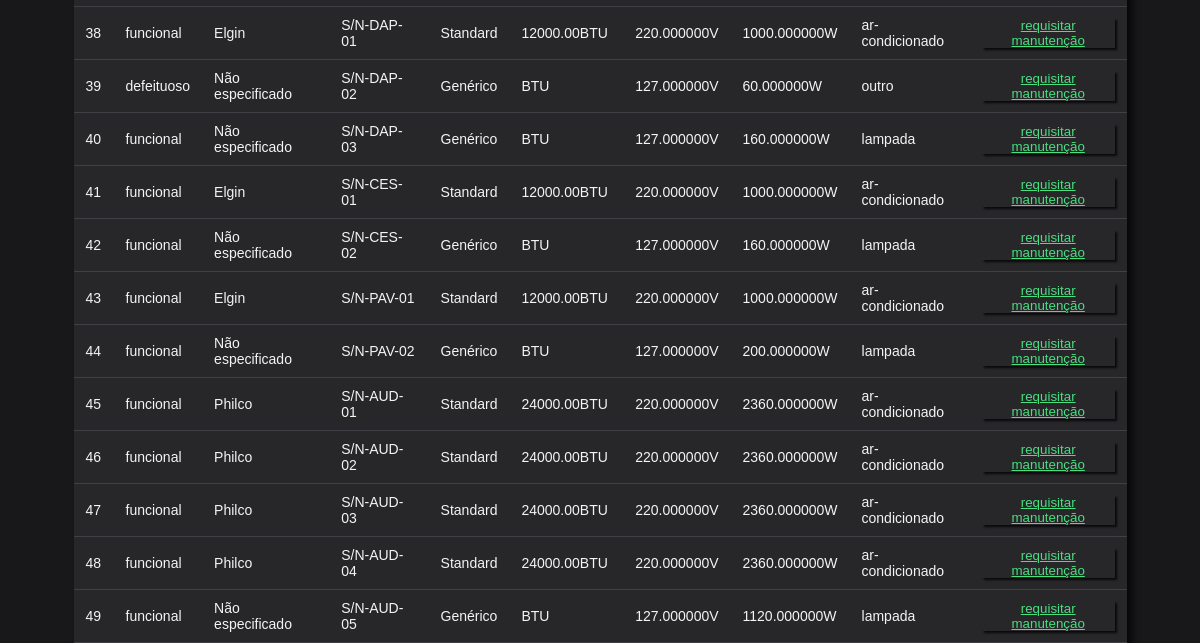
The page /dispositivos.php (lower part) on the database as committed earlier.
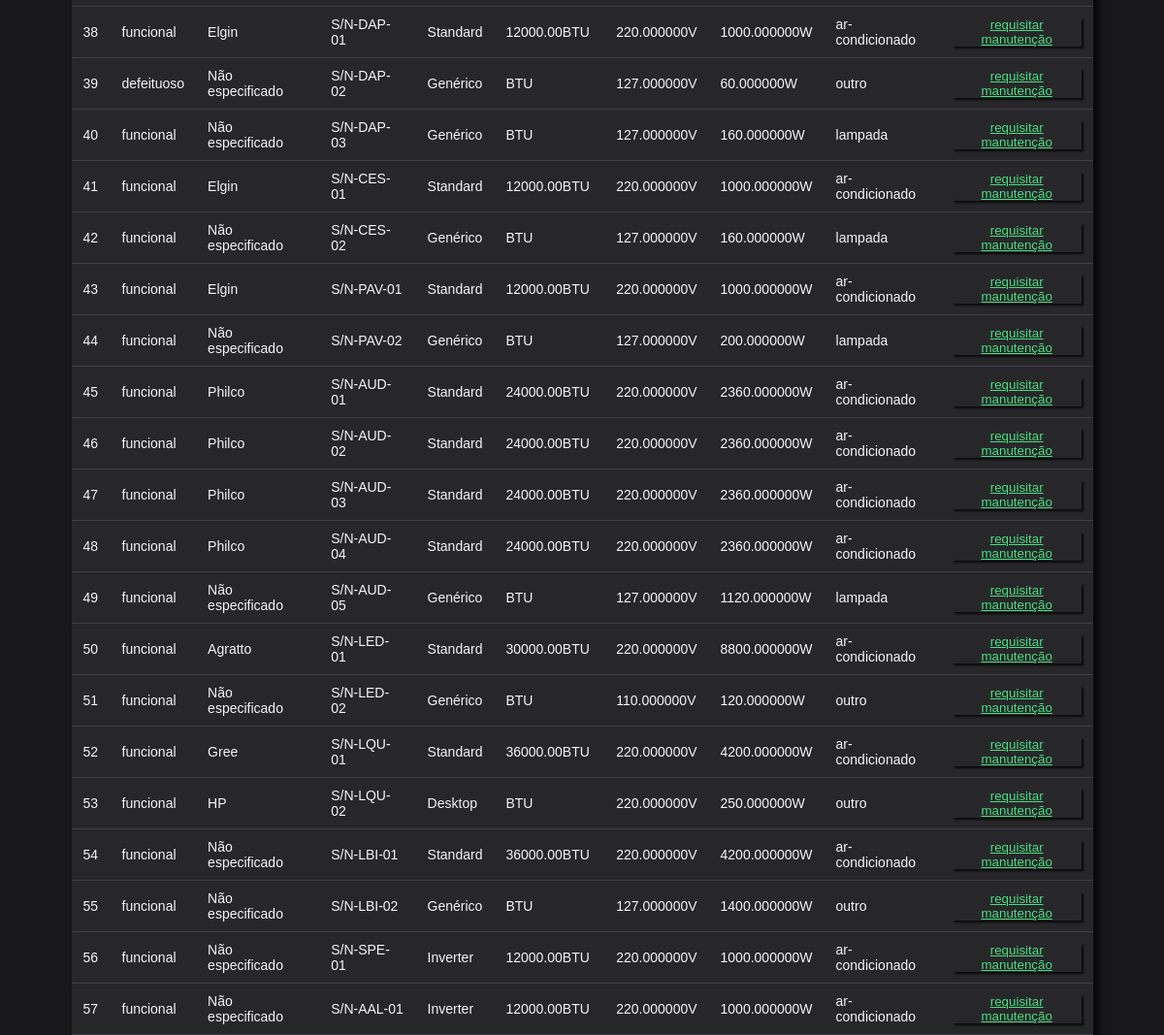
The same page on the database as committed later.
### tables this page shows
CREATE TABLE Dispositivo(
    id_dispositivo INTEGER AUTO_INCREMENT PRIMARY KEY,
    status VARCHAR(13) CHECK(status IN ('funcional', 'em manutencao', 'defeituoso')), 
    marca VARCHAR(64),
    nr_serie VARCHAR(128) NOT NULL,
    modelo VARCHAR(256) NOT NULL,
    capacidade_btu DECIMAL(16, 2),
    tensao_v DECIMAL(16, 6) NOT NULL,
    potencia_w DECIMAL(16, 6) NOT NULL,
    tipo_dispositivo VARCHAR(16) CHECK(tipo_dispositivo IN ('ar-condicionado', 'tomada', 'televisao', 'lampada', 'outro'))
);

### dispositivos.php (the view, shortened to what this page needs)
<?php
    require_once 'conexao.php';
$cod_sala = $_GET['cod_sala'] ?? null;
if ($cod_sala !== null && $cod_sala !== '') {
    $sql = "SELECT Dispositivo.* FROM Dispositivo
            INNER JOIN Alocacao ON Dispositivo.id_dispositivo = Alocacao.id_dispositivo
            WHERE Alocacao.cod_sala = ?
            ORDER BY Dispositivo.id_dispositivo";
    $stmt = mysqli_prepare($conn, $sql);
    mysqli_stmt_bind_param($stmt, "i", $cod_sala);
    mysqli_stmt_execute($stmt);
    $resultado = mysqli_stmt_get_result($stmt);
} else {
    $sql = "SELECT * FROM Dispositivo ORDER BY id_dispositivo";
    $resultado = mysqli_query($conn, $sql);
}
$disps = mysqli_fetch_all($resultado, MYSQLI_ASSOC);
?>
<!DOCTYPE html>
<html lang="pt">
<head>
    <link rel="stylesheet" href="style.css">
</head>
<body>
    <table>
        <?php foreach ($disps as $disp): ?>
            <tr>
                <td><?= htmlspecialchars($disp['id_dispositivo']) ?></td>
                <td><?= htmlspecialchars($disp['status']) ?></td>
                <td><?= htmlspecialchars($disp['marca']) ?></td>
                <td><?= htmlspecialchars($disp['nr_serie']) ?></td>
                <td><?= htmlspecialchars($disp['modelo']) ?></td>
                <td><?= htmlspecialchars($disp['capacidade_btu']) ?>BTU</td>
                <td><?= htmlspecialchars($disp['tensao_v']) ?>V</td>
                <td><?= htmlspecialchars($disp['potencia_w']) ?>W</td>
                <td><?= htmlspecialchars($disp['tipo_dispositivo']) ?></td>
                <td>
                    <a href="requisitar_manutencao.php?id_dispositivo=<?= htmlspecialchars($disp['id_dispositivo']) ?>"><button>requisitar manutenção</button></a>
                </td>
            </tr>
        <?php endforeach; ?>
    </table>
</body>
</html>

### style.css (style rules this page uses)
body { display: flex; background-color: rgb(24, 24, 27); margin: 0px; height: 100vh; flex-direction: column; justify-content: flex-start; align-items: center; }
button { display: flex; justify-content: center; align-items: center; height: 30px; width: 100%; background-color: rgb(39, 39, 42); box-shadow: 2px 2px 2px rgb(9, 9, 11); border: transparent; color: rgb(74, 222, 128); cursor: pointer; }
a { color: rgb(74, 222, 128); }
table { width: 90%; max-width: 1200px; border-collapse: collapse; background-color: rgb(39, 39, 42); box-shadow: 6px 6px 6px rgb(9, 9, 11); font-family: sans-serif; margin-top: 20px; }
tr { height: 50px; }

### dispositivos.php (style rules this page uses)
body { font-family: sans-serif; margin: 0; padding: 15px; background: #f5f5f5; }

Rows that differ between the two databases and show on the page:
added dispositivo: id_dispositivo "50", status "funcional", marca "Agratto", nr_serie "S/N-LED-01", modelo "Standard", capacidade_btu "30000.00", tensao_v "220.000000", potencia_w "8800.000000", tipo_dispositivo "ar-condicionado"
added dispositivo: id_dispositivo "51", status "funcional", marca "Não especificado", nr_serie "S/N-LED-02", modelo "Genérico", tensao_v "110.000000", potencia_w "120.000000", tipo_dispositivo "outro"
added dispositivo: id_dispositivo "52", status "funcional", marca "Gree", nr_serie "S/N-LQU-01", modelo "Standard", capacidade_btu "36000.00", tensao_v "220.000000", potencia_w "4200.000000", tipo_dispositivo "ar-condicionado"
added dispositivo: id_dispositivo "53", status "funcional", marca "HP", nr_serie "S/N-LQU-02", modelo "Desktop", tensao_v "220.000000", potencia_w "250.000000", tipo_dispositivo "outro"
added dispositivo: id_dispositivo "54", status "funcional", marca "Não especificado", nr_serie "S/N-LBI-01", modelo "Standard", capacidade_btu "36000.00", tensao_v "220.000000", potencia_w "4200.000000", tipo_dispositivo "ar-condicionado"
added dispositivo: id_dispositivo "55", status "funcional", marca "Não especificado", nr_serie "S/N-LBI-02", modelo "Genérico", tensao_v "127.000000", potencia_w "1400.000000", tipo_dispositivo "outro"
added dispositivo: id_dispositivo "56", status "funcional", marca "Não especificado", nr_serie "S/N-SPE-01", modelo "Inverter", capacidade_btu "12000.00", tensao_v "220.000000", potencia_w "1000.000000", tipo_dispositivo "ar-condicionado"
added dispositivo: id_dispositivo "57", status "funcional", marca "Não especificado", nr_serie "S/N-AAL-01", modelo "Inverter", capacidade_btu "12000.00", tensao_v "220.000000", potencia_w "1000.000000", tipo_dispositivo "ar-condicionado"
